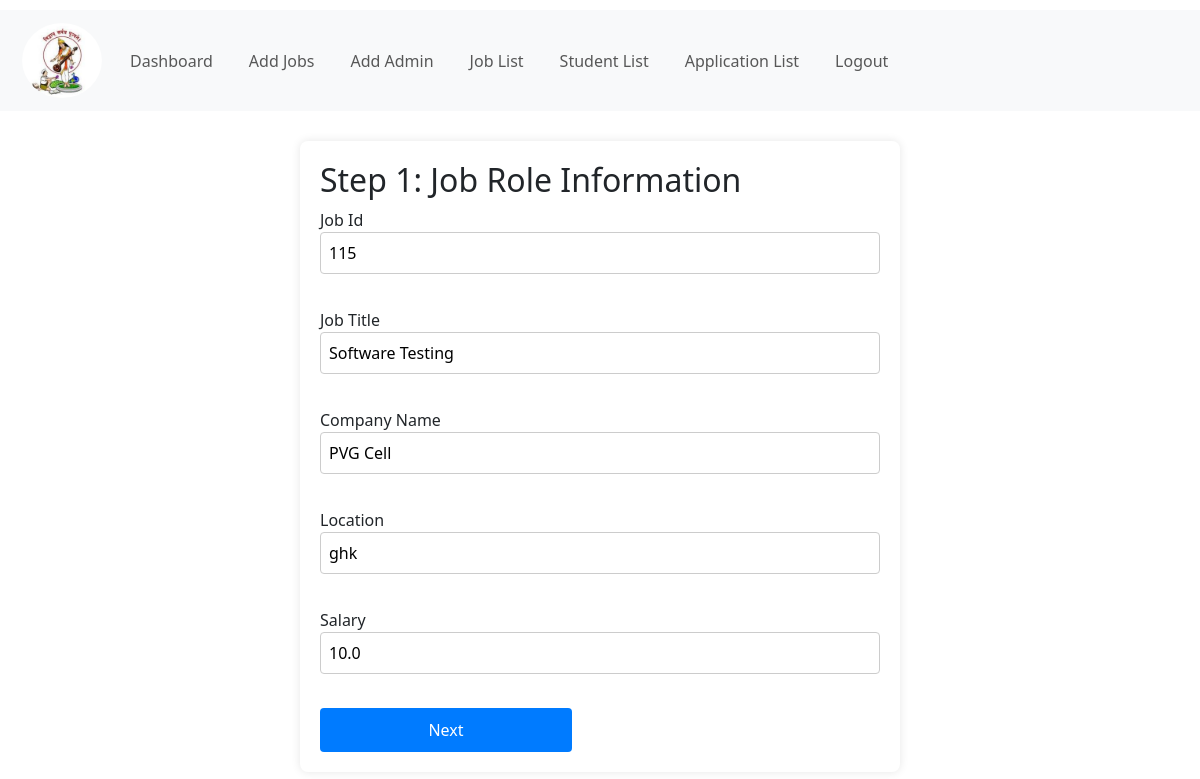
The app's page /pvg/update_job/115, older data.
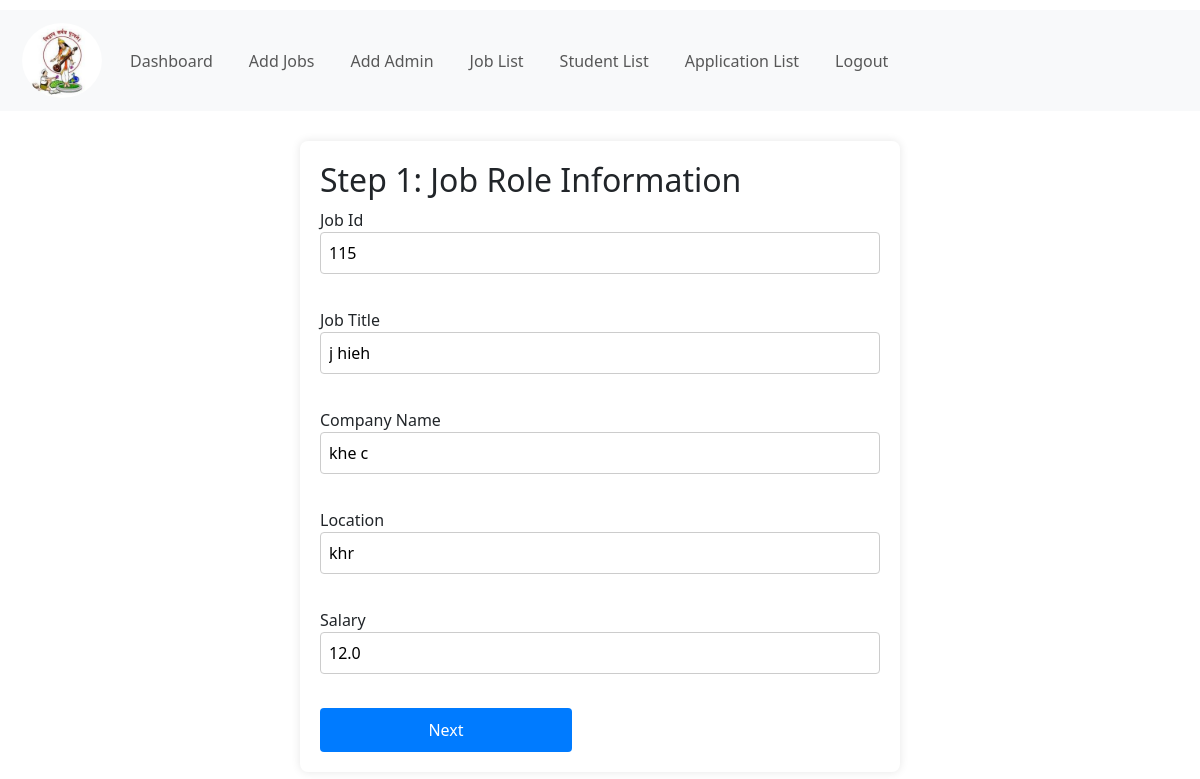
The same page, newer data.
### pvg/models.py (models this page shows, shortened)
class JobDetail(models.Model):
    job_id = models.AutoField(primary_key=True)
    job_title = models.CharField(max_length=100)
    company_name = models.CharField(max_length=100)
    required_passing_year = models.IntegerField(default=2024)
    salary = models.FloatField(null=True, blank=True)
    required_branchs = models.CharField(max_length=20, choices=Student.BRANCH_CHOICES, default='')
    location = models.CharField(max_length=50, default='')
    system_time = models.DateTimeField()
    required_CGPA = models.FloatField(null=True, blank=True)
    required_marks = models.IntegerField(null=True, blank=True)
    date_exam = models.DateTimeField(default=timezone.now)
    date_last = models.DateTimeField(default=timezone.now)
    venue = models.CharField(max_length=20, default='')

### pvg/views.py (the view)
# urls.py: path("update_job/<int:job_id>", views.update_job, name="update_job"),
def update_job(request, job_id):
    data = JobDetail.objects.get(pk=job_id)
    branches = ["IT", "ME", "CS", "EE", "ENTC", "Printing", "AIDS"]
    return render(request, "update_job.html", {'data': data, 'branches': branches})

### pvg/templates/update_job.html (shortened to what this page needs)
{% extends 'base_admin.html' %}
{% block head %}
    {% load static %}
    <link rel="stylesheet" href="{% static 'css/signup.css' %}">
{% endblock %}
{% block body %}
<form id="signup-form" action="{% url 'do_update_job' data.job_id %}" method="post" onsubmit="return jobValidation()" enctype="multipart/form-data">
    <div class="step" id="step1">
        <h2>Step 1: Job Role Information</h2>
        <label for="job_id">Job Id</label>
        <input type="text" id="job_id" name="job_id" value="{{ data.job_id }}"><br>
        <b></b><br>
        <label for="job_title">Job Title</label>
        <input type="text" id="job_title" name="job_title" placeholder="Enter Job Title" value="{{ data.job_title }}"><br>
        <b></b><br>
        <label for="company_name">Company Name</label>
        <input type="text" id="company_name" name="company_name" placeholder="Enter Company Name" value="{{ data.company_name }}"><br>
        <b></b><br>
        <label for="location">Location</label>
        <input type="text" id="location" name="location" placeholder="Enter Job Location" value="{{ data.location }}"><br>
        <b></b><br>
        <label for="salary">Salary</label>
        <input type="text" id="salary" name="salary" placeholder="Enter Salary" value="{{ data.salary }}"><br>
        <b></b><br>
        <button type="button" onclick="nextStep(1)">Next</button>
    </div>
</form>
{% endblock %}

Row changes from the older to the newer data that the page shows:
changed JobDetail id 115: job_title "Software Testing" → "j hieh"; company_name "PVG Cell" → "khe c"; location "ghk" → "khr"; salary "10.0" → "12.0"
